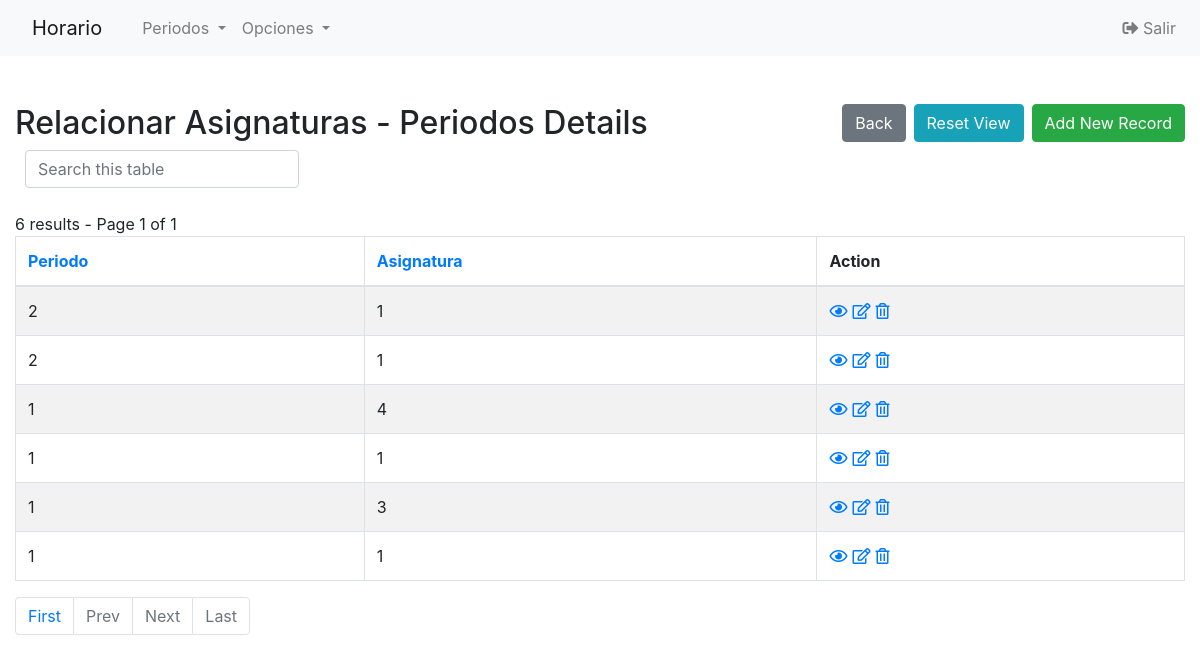
/Codigo/php/asignaturas_vigentes-index.php (signed in), run on the app's committed database.
### tables this page shows
CREATE TABLE `asignaturas_vigentes` (
  `ID_asignatura_vigente` int(11) NOT NULL,
  `PERIODOS_ID_periodo` int(11) NOT NULL,
  `ASIGNATURAS_ID_asignatura` int(11) NOT NULL
);

### Codigo/php/config.php (called while the page is built, shortened)
<?php
$no_of_records_per_page = 10;
?>

### Codigo/php/asignaturas_vigentes-index.php (the view, shortened to what this page needs)
<!DOCTYPE html>
<html lang="en">
<head>
    <link rel="stylesheet" href="https://stackpath.bootstrapcdn.com/bootstrap/4.5.0/css/bootstrap.min.css">
</head>
<?php require_once('navbar.php'); ?>
<body>
    <section class="pt-5">
        <div class="container-fluid">
            <div class="row">
                <div class="col-md-12">
                    <div class="page-header clearfix">
                        <h2 class="float-left">Relacionar  Asignaturas - Periodos Details</h2>
                        <a href="asignaturas_vigentes-create.php" class="btn btn-success float-right">Add New Record</a>
                        <a href="asignaturas_vigentes-index.php" class="btn btn-info float-right mr-2">Reset View</a>
                        <a href="index1.php" class="btn btn-secondary float-right mr-2">Back</a>
                    </div>
                    <div class="form-row">
                        <form action="asignaturas_vigentes-index.php" method="get">
                        <div class="col">
                          <input type="text" class="form-control" placeholder="Search this table" name="search">
                        </div>
                    </div>
                    <br>
                    <?php
                    require_once "config.php";
                    $domain   = $_SERVER['HTTP_HOST'];
                    $script   = $_SERVER['SCRIPT_NAME'];
                    $parameters   = $_GET ? $_SERVER['QUERY_STRING'] : "" ;
                    $protocol=($_SERVER['HTTPS'] == "on" ? "https" : "http");
                    $currenturl = $protocol . '://' . $domain. $script . '?' . $parameters;
                    if (isset($_GET['pageno'])) {
                        $pageno = $_GET['pageno'];
                    } else {
                        $pageno = 1;
                    }
                    $offset = ($pageno-1) * $no_of_records_per_page;
                    $total_pages_sql = "SELECT COUNT(*) FROM asignaturas_vigentes";
                    $result = mysqli_query($link,$total_pages_sql);
                    $total_rows = mysqli_fetch_array($result)[0];
                    $total_pages = ceil($total_rows / $no_of_records_per_page);
                    $order = 'ID_asignatura_vigente';
                    $sortBy = array('asc', 'desc'); $sort = 'desc';
                    $sql = "SELECT * FROM asignaturas_vigentes ORDER BY $order $sort LIMIT $offset, $no_of_records_per_page";
                    $count_pages = "SELECT * FROM asignaturas_vigentes";
                    if(!empty($_GET['search'])) {
                        $search = ($_GET['search']);
                        $sql = "SELECT * FROM asignaturas_vigentes
                            WHERE CONCAT_WS (PERIODOS_ID_periodo,ASIGNATURAS_ID_asignatura)
                            LIKE '%$search%'
                            ORDER BY $order $sort
                            LIMIT $offset, $no_of_records_per_page";
                        $count_pages = "SELECT * FROM asignaturas_vigentes
                            WHERE CONCAT_WS (PERIODOS_ID_periodo,ASIGNATURAS_ID_asignatura)
                            LIKE '%$search%'
                            ORDER BY $order $sort";
                    }
                    else {
                        $search = "";
                    }
                    if($result = mysqli_query($link, $sql)){
                        if(mysqli_num_rows($result) > 0){
                            if ($result_count = mysqli_query($link, $count_pages)) {
                               $total_pages = ceil(mysqli_num_rows($result_count) / $no_of_records_per_page);
                           }
                            $number_of_results = mysqli_num_rows($result_count);
                            echo " " . $number_of_results . " results - Page " . $pageno . " of " . $total_pages;
                            echo "<table class='table table-bordered table-striped'>";
                                echo "<thead>";
                                    echo "<tr>";
                                        echo "<th><a href=?search=$search&sort=&order=PERIODOS_ID_periodo&sort=$sort>Periodo</th>";
										echo "<th><a href=?search=$search&sort=&order=ASIGNATURAS_ID_asignatura&sort=$sort>Asignatura</th>";
                                        echo "<th>Action</th>";
                                    echo "</tr>";
                                echo "</thead>";
                                echo "<tbody>";
                                while($row = mysqli_fetch_array($result)){
                                    echo "<tr>";
                                    echo "<td>" . htmlspecialchars($row['PERIODOS_ID_periodo']) . "</td>";echo "<td>" . htmlspecialchars($row['ASIGNATURAS_ID_asignatura']) . "</td>";
                                        echo "<td>";
                                            echo "<a href='asignaturas_vigentes-read.php?ID_asignatura_vigente=". $row['ID_asignatura_vigente'] ."' title='View Record' data-toggle='tooltip'><i class='far fa-eye'></i></a>";
                                            echo "<a href='asignaturas_vigentes-update.php?ID_asignatura_vigente=". $row['ID_asignatura_vigente'] ."' title='Update Record' data-toggle='tooltip'><i class='far fa-edit'></i></a>";
                                            echo "<a href='asignaturas_vigentes-delete.php?ID_asignatura_vigente=". $row['ID_asignatura_vigente'] ."' title='Delete Record' data-toggle='tooltip'><i class='far fa-trash-alt'></i></a>";
                                        echo "</td>";
                                    echo "</tr>";
                                }
                                echo "</tbody>";
                            echo "</table>";
?>
                                <ul class="pagination" align-right>
                                <?php
                                    $new_url = preg_replace('/&?pageno=[^&]*/', '', $currenturl);
                                 ?>
                                    <li class="page-item"><a class="page-link" href="<?php echo $new_url .'&pageno=1' ?>">First</a></li>
                                    <li class="page-item <?php if($pageno <= 1){ echo 'disabled'; } ?>">
                                        <a class="page-link" href="<?php if($pageno <= 1){ echo '#'; } else { echo $new_url ."&pageno=".($pageno - 1); } ?>">Prev</a>
                                    </li>
                                    <li class="page-item <?php if($pageno >= $total_pages){ echo 'disabled'; } ?>">
                                        <a class="page-link" href="<?php if($pageno >= $total_pages){ echo '#'; } else { echo $new_url . "&pageno=".($pageno + 1); } ?>">Next</a>
                                    </li>
                                    <li class="page-item <?php if($pageno >= $total_pages){ echo 'disabled'; } ?>">
                                        <a class="page-item"><a class="page-link" href="<?php echo $new_url .'&pageno=' . $total_pages; ?>">Last</a>
                                    </li>
                                </ul>
<?php
                        } else{
                            echo "<p class='lead'><em>No records were found.</em></p>";
                        }
                    } else{
                        echo "ERROR: Could not able to execute $sql. " . mysqli_error($link);
                    }
                    ?>
                </div>
            </div>
        </div>
    </section>
</body>
</html>

### Codigo/php/asignaturas_vigentes-index.php (style rules this page uses)
.page-header h2 { margin-top: 0; }
table tr td:last-child a { margin-right: 5px; }
body { font-size: 14px; }

### data on the page
asignaturas_vigentes: PERIODOS_ID_periodo "2", ASIGNATURAS_ID_asignatura "1"
asignaturas_vigentes: PERIODOS_ID_periodo "2", ASIGNATURAS_ID_asignatura "1"
asignaturas_vigentes: PERIODOS_ID_periodo "1", ASIGNATURAS_ID_asignatura "4"
asignaturas_vigentes: PERIODOS_ID_periodo "1", ASIGNATURAS_ID_asignatura "1"
asignaturas_vigentes: PERIODOS_ID_periodo "1", ASIGNATURAS_ID_asignatura "3"
asignaturas_vigentes: PERIODOS_ID_periodo "1", ASIGNATURAS_ID_asignatura "1"

### other printed values
$number_of_results "6"
$pageno "1"
$total_pages "1"
